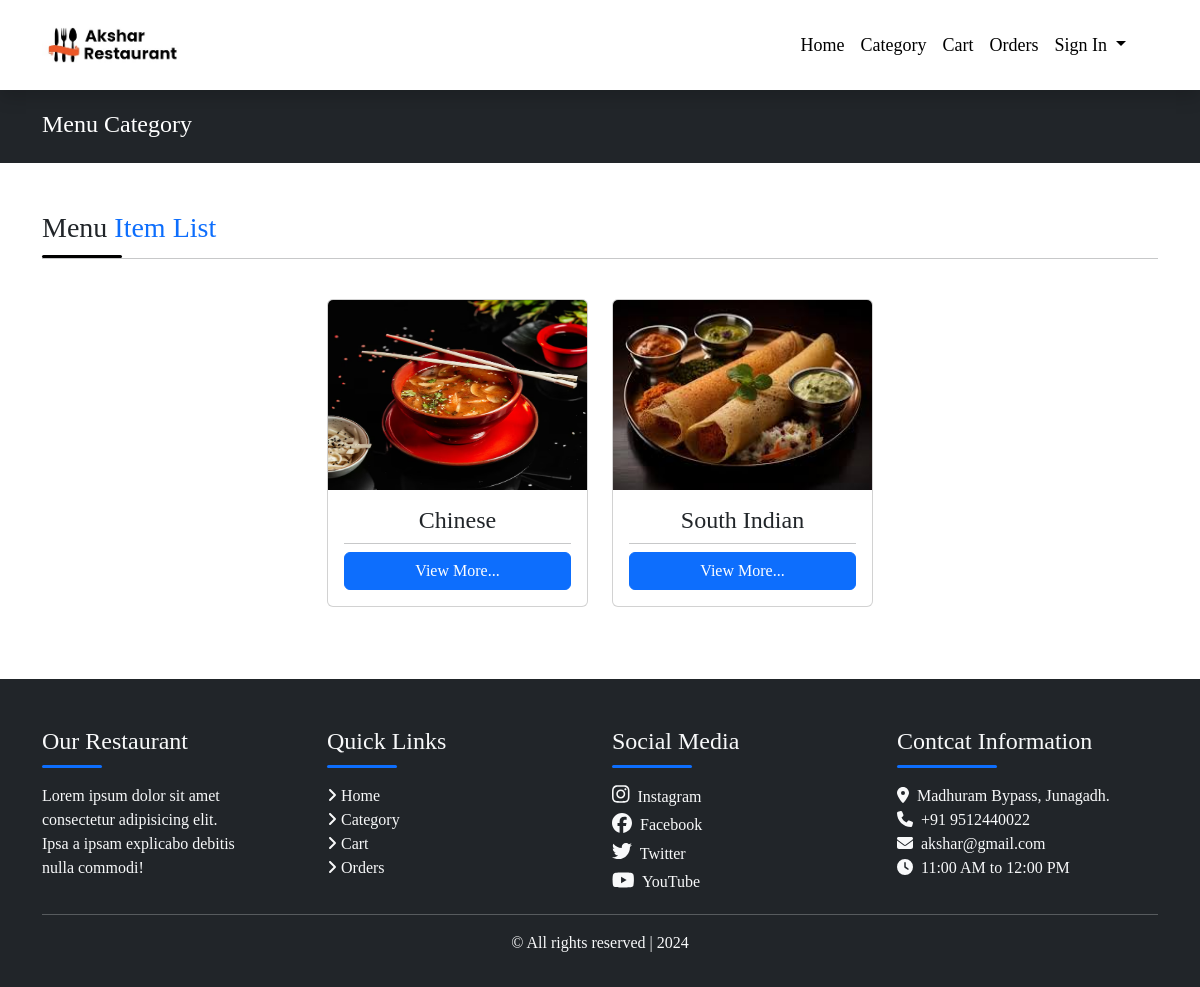
/categories.php, run on the app's committed database.
### tables this page shows
CREATE TABLE `categories` (
  `cat_id` int(11) NOT NULL,
  `name` varchar(100) NOT NULL,
  `slug` varchar(100) NOT NULL,
  `description` text NOT NULL,
  `image` varchar(100) NOT NULL,
  `status` tinyint(4) NOT NULL DEFAULT 0,
  `popular` tinyint(4) NOT NULL DEFAULT 0,
  `create_at` timestamp NOT NULL DEFAULT current_timestamp() ON UPDATE current_timestamp()
);

### categories.php (the view, shortened to what this page needs)
<?php
include('config/dbconnect.php');
include('includes/header.php');
?>
<div class="bg-dark py-3">
    <div class="container">
        <h4 class="text-white pt-1">Menu Category</h4>
    </div>
</div>
<div class="container my-5">
    <div class="row justify-content-center">
        <div class="col-md-12">
            <h3>Menu <span class="text-primary">Item List</span></h3>
            <div class="underline" style="width: 80px;"></div>
            <hr class="mt-0">
            <div class="row justify-content-center">
                <?php
                    $select_category = "SELECT * FROM categories";
                    $select_category_run = mysqli_query($con, $select_category);
                    if(mysqli_num_rows($select_category_run) > 0)
                    {
                        foreach($select_category_run as $category)
                        {
                            ?>
                            <div class="col-8 col-sm-8 col-md-3">
                                <div class="card my-4">
                                    <img src="./uploads/<?= $category['image']; ?>" alt="image" class="card-img-top">
                                    <div class="card-body">
                                        <h4 class="card-title text-center"><?= $category['name']; ?></h4>
                                        <hr class="my-2">
                                        <a href="menu-item.php?category=<?= $category['slug']; ?>" class="btn btn-primary w-100">View More...</a>
                                    </div>
                                </div>
                            </div>
                            <?php
                        }
                    }
                    else
                    {
                        ?>
                        <h5>No Category Available!</h5>
                        <?php
                    }
                ?>
            </div>
        </div>
    </div>
</div>
<?php
include('includes/footer.php');
?>

### data on the page
categories: image (picture), name "Chinese"
categories: image (picture), name "South Indian"
